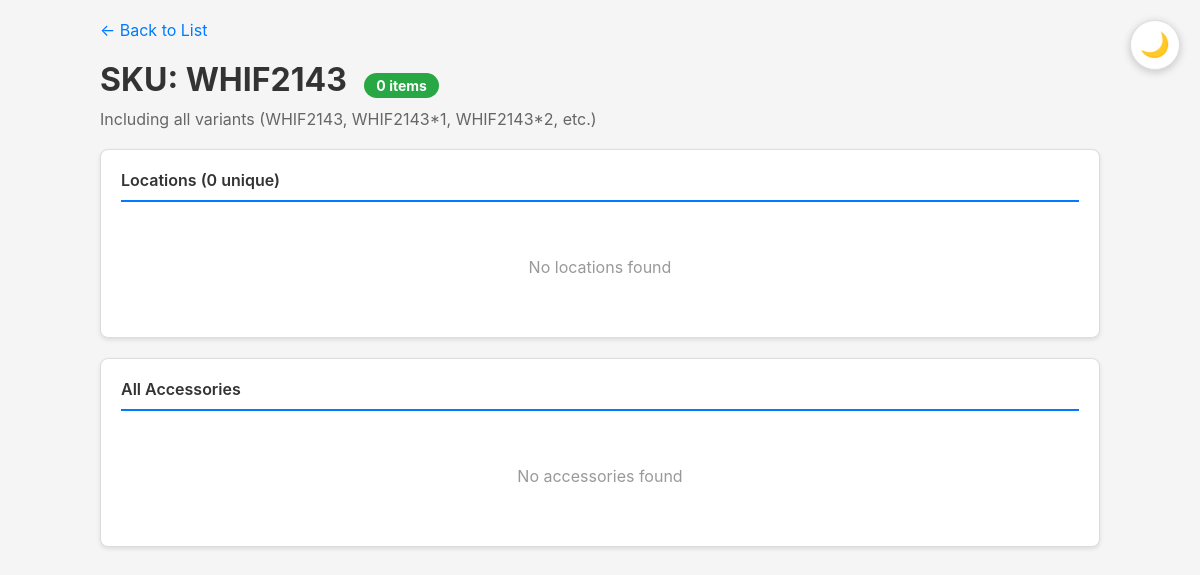
The app's page /sku/WHIF2143, older data.
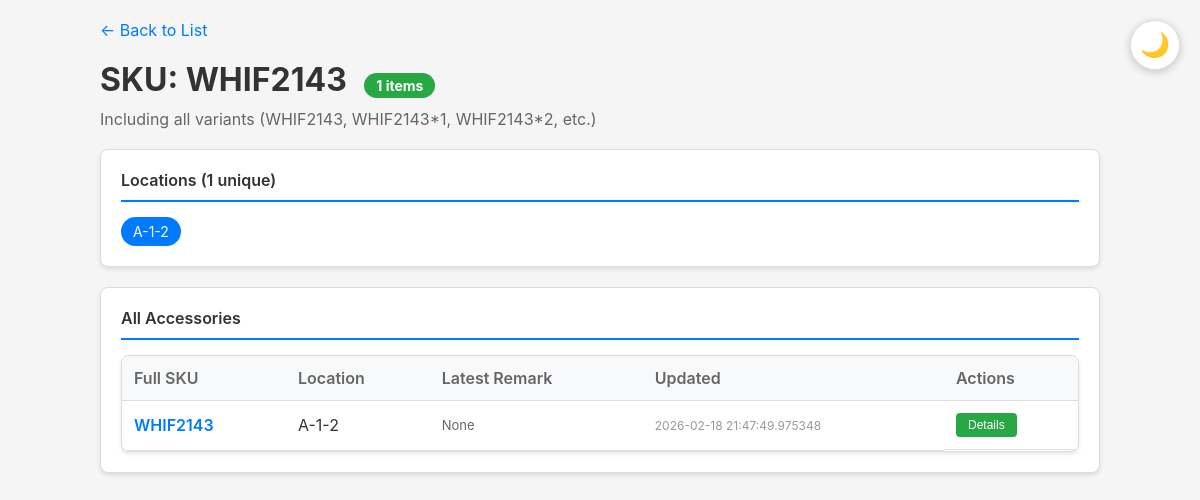
The same page, newer data.
### tables this page shows
CREATE TABLE accessories (
            id INTEGER PRIMARY KEY AUTOINCREMENT,
            sku TEXT NOT NULL,
            location TEXT NOT NULL,
            updated_at TIMESTAMP DEFAULT CURRENT_TIMESTAMP
        );

### app.py (the view)
@app.route("/sku/<sku>")
def sku_detail(sku):
    conn = get_db()
    cursor = conn.cursor()
    cursor.execute(
        """
        SELECT a.*,
               (SELECT content FROM remarks
                WHERE accessory_id = a.id
                ORDER BY created_at DESC LIMIT 1) as latest_remark
        FROM accessories a
        WHERE a.sku = ? OR a.sku LIKE ?
        ORDER BY a.location
    """,
        (sku, f"{sku}*%"),
    )
    accessories = [dict(row) for row in cursor.fetchall()]
    locations = list(set([a["location"] for a in accessories]))
    conn.close()
    return render_template(
        "sku_detail.html",
        base_sku=sku,
        accessories=accessories,
        locations=locations,
        total_count=len(accessories),
    )

### app.py (called while the page is built)
def get_db():
    conn = sqlite3.connect(DB_PATH)
    conn.row_factory = sqlite3.Row
    return conn

### templates/sku_detail.html (shortened to what this page needs)
<!DOCTYPE html>
<html lang="en">
<head>
</head>
<body>
    <button class="theme-toggle" id="themeToggle" title="Toggle Dark Mode">🌙</button>
    <div class="container">
        <a href="{{ url_for('index') }}" class="back-link">← Back to List</a>
        <h1>SKU: {{ base_sku }} <span class="count-badge">{{ total_count }} items</span></h1>
        <div class="subtitle">Including all variants ({{ base_sku }}, {{ base_sku }}*1, {{ base_sku }}*2, etc.)</div>
        <div class="info-card">
            <div class="info-title">Locations ({{ locations | length }} unique)</div>
            {% if locations %}
            <div class="locations-list">
                {% for location in locations %}
                <span class="location-tag">{{ location }}</span>
                {% endfor %}
            </div>
            {% else %}
            <div class="empty">No locations found</div>
            {% endif %}
        </div>
        <div class="info-card">
            <div class="info-title">All Accessories</div>
            {% if accessories %}
            <div class="accessory-list">
                <table>
                    <thead>
                        <tr>
                            <th>Full SKU</th>
                            <th>Location</th>
                            <th>Latest Remark</th>
                            <th>Updated</th>
                            <th>Actions</th>
                        </tr>
                    </thead>
                    <tbody>
                        {% for item in accessories %}
                        <tr>
                            <td class="sku">{{ item.sku }}</td>
                            <td>{{ item.location }}</td>
                            <td class="remark-preview" title="{{ item.latest_remark }}">{{ item.latest_remark }}</td>
                            <td class="time">{{ item.updated_at }}</td>
                            <td class="actions">
                                <a href="{{ url_for('detail', id=item.id) }}">
                                    <button class="btn-small btn-edit">Details</button>
                                </a>
                            </td>
                        </tr>
                        {% endfor %}
                    </tbody>
                </table>
            </div>
            {% else %}
            <div class="empty">No accessories found</div>
            {% endif %}
        </div>
    </div>
</body>
</html>

Row changes from the older to the newer data that the page shows:
added accessories: sku "WHIF2143", location "A-1-2", latest_remark "None", updated_at "2026-02-18 21:47:49.975348"
Text that changed along with them:
{{ total_count }}: "0" → "1"
{{ locations | length }}: "0" → "1"
{{ base_sku }}: "WHIF2143" → (not shown)
text no longer shown: "No locations found No accessories found"
text now shown: "Full SKU Location Latest Remark Updated Actions"
